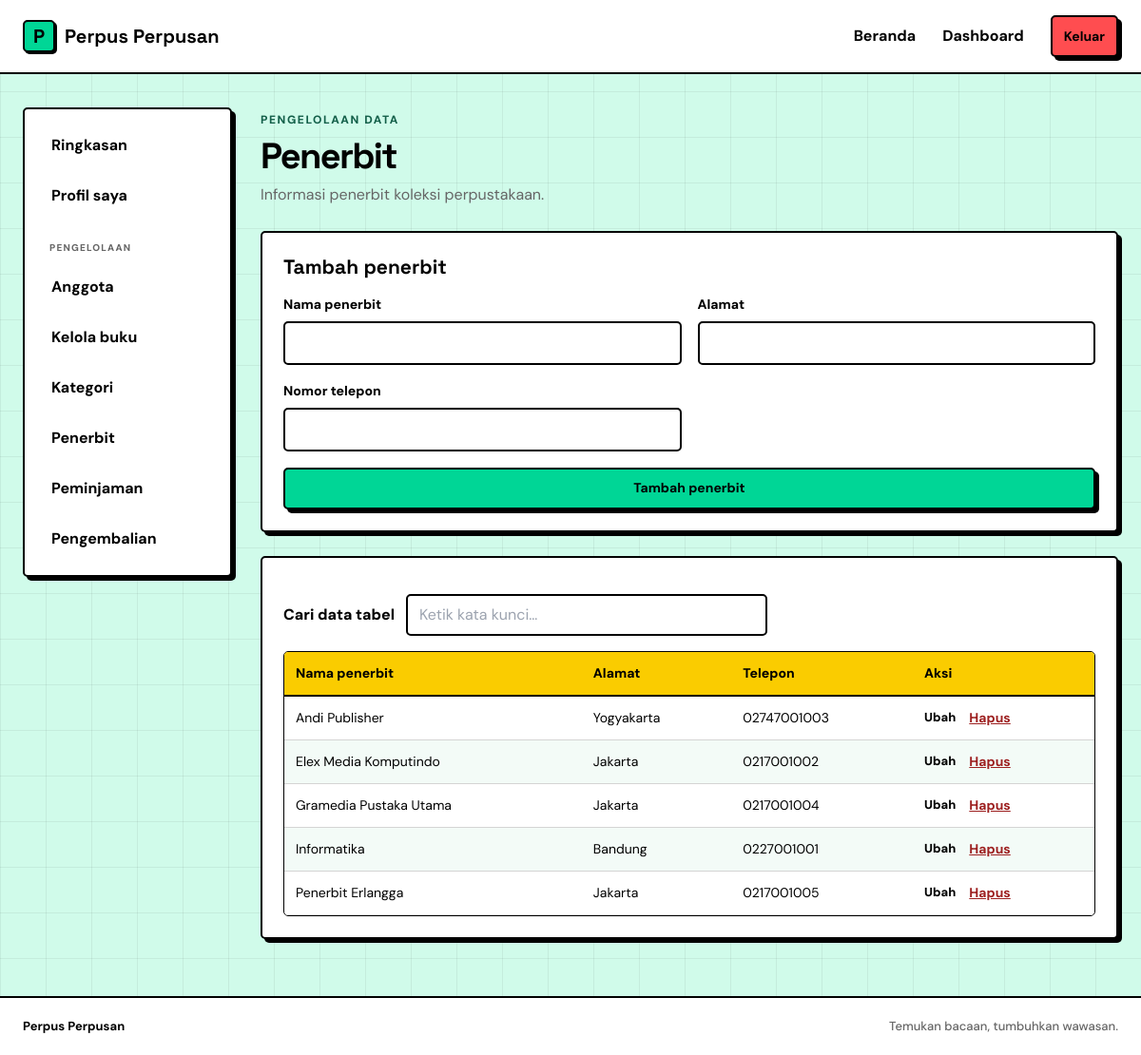
Screenshot of /frontend/penerbit.php (signed in) with the database file from the repository.
### tables this page shows
CREATE TABLE penerbit (
    id_penerbit INT UNSIGNED AUTO_INCREMENT PRIMARY KEY,
    nama_penerbit VARCHAR(100) NOT NULL,
    alamat VARCHAR(150) NOT NULL,
    no_telepon VARCHAR(15) NOT NULL
);

### frontend/bootstrap.php (called while the page is built, shortened)
<?php
require_once __DIR__ . '/../backend/controllers/KategoriController.php';
require_once __DIR__ . '/../backend/controllers/PenerbitController.php';
function e(mixed $value): string
{
    return htmlspecialchars((string) $value, ENT_QUOTES, 'UTF-8');
}

### backend/controllers/PenerbitController.php (called while the page is built, shortened)
<?php
require_once __DIR__ . '/../models/Penerbit.php';
class PenerbitController
{
    private Penerbit $model;
    public function __construct(PDO $db)
    {
        $this->model = new Penerbit($db);
    }
    public function index(): array
    {
        return $this->model->getAll();
    }
}

### backend/models/Penerbit.php (called while the page is built, shortened)
<?php
class Penerbit
{
    public function getAll(): array
    {
        $sql = 'SELECT id_penerbit, nama_penerbit, alamat, no_telepon
                FROM penerbit
                ORDER BY nama_penerbit';
        return $this->db->query($sql)->fetchAll();
    }
}

### frontend/penerbit.php (the view, shortened to what this page needs)
<?php
require_once __DIR__ . '/bootstrap.php';
$controller = new PenerbitController($db);
$editing = false;
$rows = $controller->index();
require __DIR__ . '/components/header.php';
require __DIR__ . '/components/navbar.php';
?>
<main class="app-layout wrap"><?php require __DIR__ . '/components/sidebar.php'; ?><section class="page-content">
        <div class="page-heading">
            <div><span class="eyebrow">PENGELOLAAN DATA</span>
                <h1>Penerbit</h1>
                <p class="muted">Informasi penerbit koleksi perpustakaan.</p>
            </div>
        </div>
        <section class="panel">
            <h2><?= $editing ? 'Ubah penerbit' : 'Tambah penerbit' ?></h2>
            <form method="post" class="form-stack form-grid compact-form" <?php if ($editing): ?>data-confirm="Simpan perubahan data penerbit?" data-confirm-title="Simpan perubahan?" data-confirm-action="Simpan perubahan"<?php endif; ?>>
                <label>Nama penerbit
                    <input name="nama_penerbit" maxlength="100" required value="<?= e($editing['nama_penerbit'] ?? '') ?>">
                </label>
                <label>Alamat
                    <input name="alamat" maxlength="150" required value="<?= e($editing['alamat'] ?? '') ?>">
                </label>
                <label>Nomor telepon
                    <input name="no_telepon" maxlength="15" required value="<?= e($editing['no_telepon'] ?? '') ?>">
                </label>
                <button class="button button-small span-two" type="submit">
                    <?= $editing ? 'Simpan perubahan' : 'Tambah penerbit' ?>
                </button>
            </form>
        </section>
        <section class="panel table-panel">
            <div class="table-scroll">
                <table>
                    <thead>
                        <tr>
                            <th>Nama penerbit</th>
                            <th>Alamat</th>
                            <th>Telepon</th>
                            <th>Aksi</th>
                        </tr>
                    </thead>
                    <tbody>
                        <?php foreach ($rows as $row): ?>
                            <tr>
                                <td><?= e($row['nama_penerbit']) ?></td>
                                <td><?= e($row['alamat']) ?></td>
                                <td><?= e($row['no_telepon']) ?></td>
                                <td class="actions">
                                    <a class="text-link" href="?edit=<?= e($row['id_penerbit']) ?>">Ubah</a>
                                    <form method="post" data-confirm="Hapus penerbit ini?" data-confirm-title="Hapus penerbit?" data-confirm-action="Hapus" data-confirm-variant="danger">
                                        <button class="link-button" type="submit">Hapus</button>
                                    </form>
                                </td>
                            </tr>
                        <?php endforeach; ?>
                    </tbody>
                </table>
            </div>
        </section>
    </section>
</main><?php require __DIR__ . '/components/footer.php'; ?>

### frontend/assets/css/style.css (style rules this page uses)
:root { --background: hsl(156, 84%, 90%); --secondary-background: #FFFFFF; --foreground: #000000; --main-foreground: #000000; --main: hsl(162, 100%, 42%); --border: #000000; --ring: #000000; --overlay: rgba(0, 0, 0, 0.8); --chart-1: #00D696; --chart-2: #7A83FF; --chart-3: #FACC00; --chart-4: #FF4D50; --chart-5: #0099FF; --paper: var(--background); --ink: var(--foreground); --yellow: var(--main); --blue: var(--chart-5); --red: var(--chart-4); --green: var(--chart-1); --line: 2px solid var(--border); --hard-shadow: 4px 4px 0px var(--border); --radius: 5px; }
* { box-sizing: border-box }
html { min-width: 320px }
body { margin: 0; min-height: 100vh; display: flex; flex-direction: column; background-color: var(--background); background-image: linear-gradient(rgba(0, 0, 0, 0.06) 1px, transparent 1px), linear-gradient(90deg, rgba(0, 0, 0, 0.06) 1px, transparent 1px); background-size: 48px 48px; background-attachment: fixed; color: var(--foreground); font-family: 'DM Sans', Arial, sans-serif; font-size: 16px; line-height: 1.5; }
body > main { flex: 1 0 auto; }
a { color: inherit; text-decoration: none }
button, input { font: inherit }
.wrap { width: min(1160px, calc(100% - 48px)); margin-inline: auto }
.button { display: inline-flex; align-items: center; justify-content: center; padding: 10px 18px; background: var(--main); color: var(--main-foreground); border: var(--line); border-radius: var(--radius); box-shadow: var(--hard-shadow); font-weight: 700; cursor: pointer; transition: all 0.15s ease; }
.button-small { min-height: 38px; padding: 7px 12px; font-size: 14px }
.eyebrow { display: inline-block; font-size: 12px; font-weight: 800; letter-spacing: .13em }
.hero-copy h1, .page-heading h1, .auth-card h1 { font: 700 clamp(38px, 5vw, 64px)/1.04 'Space Grotesk', sans-serif; letter-spacing: -.045em; margin: 16px 0 }
.muted, .auth-card .muted { color: #666; margin: 0 0 23px }
.form-stack { display: grid; gap: 17px }
.form-stack label { display: grid; gap: 7px; font-size: 14px; font-weight: 800 }
.form-stack input { width: 100%; height: 46px; padding: 10px 12px; border: 2px solid var(--ink); background: var(--paper); outline: none }
.form-grid { grid-template-columns: 1fr 1fr }
.span-two { grid-column: 1/-1 }
.app-layout { display: grid; grid-template-columns: 220px 1fr; gap: 30px; padding-top: 35px; padding-bottom: 60px; min-height: calc(100vh - 150px) }
.page-content { min-width: 0 }
.page-heading { display: flex; justify-content: space-between; align-items: center; gap: 20px; margin-bottom: 26px }
.page-heading h1 { font-size: 38px; margin: 8px 0 }
.page-heading .muted { margin: 0 }
.panel { margin-top: 25px; padding: 22px; border: 2px solid var(--ink); background: #fff; box-shadow: 4px 4px 0 var(--ink) }
.panel h2, .panel-heading h2 { font: 700 21px 'Space Grotesk', sans-serif; margin: 0 }
.table-scroll { overflow-x: auto }
table { width: 100%; border-collapse: collapse; text-align: left; font-size: 14px }
th, td { padding: 12px 11px; border-bottom: 1px solid #d4d4d4; white-space: nowrap }
th { background: var(--yellow); font-weight: 800 }
.text-link { font-size: 13px; font-weight: 800 }
.compact-form { margin-top: 16px }
.actions { display: flex; align-items: center; gap: 14px }
.link-button { padding: 0; border: 0; background: none; color: #9d2020; font-family: inherit; font-size: 14px; font-weight: 700; text-decoration: underline; cursor: pointer }

### rows the page displays
penerbit: nama_penerbit "Andi Publisher", alamat "Yogyakarta", no_telepon "02747001003"
penerbit: nama_penerbit "Elex Media Komputindo", alamat "Jakarta", no_telepon "0217001002"
penerbit: nama_penerbit "Gramedia Pustaka Utama", alamat "Jakarta", no_telepon "0217001004"
penerbit: nama_penerbit "Informatika", alamat "Bandung", no_telepon "0227001001"
penerbit: nama_penerbit "Penerbit Erlangga", alamat "Jakarta", no_telepon "0217001005"
